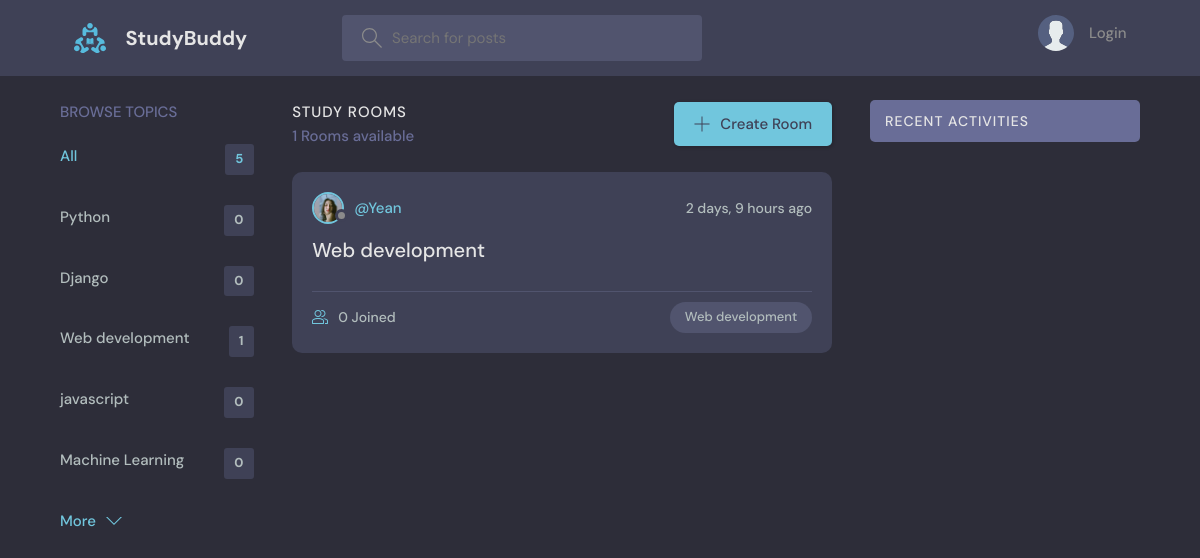
The page / on the database its author committed.
### base/models.py (models this page shows, shortened)
class Topic(models.Model):
    name = models.CharField(max_length=200)

class Room(models.Model):
    host = models.ForeignKey(User, on_delete=models.SET_NULL, null=True)
    topic = models.ForeignKey(Topic, on_delete=models.SET_NULL, null=True)
    name = models.CharField(max_length=200)
    description = models.TextField(null=True, blank=True)
    participants = models.ManyToManyField(
        User, related_name='participants', blank=True)
    updated = models.DateTimeField(auto_now=True)
    created = models.DateTimeField(auto_now_add=True)
    class Meta:
        ordering = ['-updated', '-created']

class User(AbstractUser):
    name = models.CharField(max_length=200, null=True)
    email = models.EmailField(unique=True, null=True)
    bio = models.TextField(null=True)
    groups = models.ManyToManyField(Group, related_name='custom_user_groups')
    user_permissions = models.ManyToManyField(
        Permission, related_name='custom_user_permissions')
    avatar = models.ImageField(null=True, default="avatar.svg")
    USERNAME_FIELD = 'email'
    REQUIRED_FIELDS = []

### base/views.py (the view)
# urls.py: path('', views.home, name="home"),
def home(request):
    q = request.GET.get('q') if request.GET.get('q') != None else ''
    rooms = Room.objects.filter(
        Q(topic__name__icontains=q) |
        Q(name__icontains=q) |
        Q(description__icontains=q)
    )
    topics = Topic.objects.all()[0:5]
    room_count = rooms.count()
    room_messages = Message.objects.filter(
        Q(room__topic__name__icontains=q))[0:3]
    context = {'rooms': rooms, 'topics': topics,
               'room_count': room_count, 'room_messages': room_messages}
    return render(request, 'base/home.html', context)

### base/templates/Base/home.html (shortened to what this page needs)
{% extends 'main.html' %}
{% block content %}
<main class="layout layout--3">
  <div class="container">
    {% include 'base/topics_component.html' %}
    <div class="roomList">
      <div class="roomList__header">
        <div>
          <h2>Study Rooms</h2>
          <p>{{room_count}} Rooms available</p>
        </div>
        <a class="btn btn--main" href="{% url 'create-room' %}">
          <svg version="1.1" xmlns="http://www.w3.org/2000/svg" width="32" height="32" viewBox="0 0 32 32">
            <title>add</title>
            <path
              d="M16.943 0.943h-1.885v14.115h-14.115v1.885h14.115v14.115h1.885v-14.115h14.115v-1.885h-14.115v-14.115z">
            </path>
          </svg>
          Create Room
        </a>
      </div>
      {% include 'base/feed_component.html' %}
    </div>
    {% include 'base/activity_component.html' %}
  </div>
</main>
{% endblock %}

### base/templates/Base/topics_component.html
<div class="topics">
    <div class="topics__header">
        <h2>Browse Topics</h2>
    </div>
    <ul class="topics__list">
        <li>
            <a href="{% url 'home' %}" class="active">All <span>{{topics.count}}</span></a>
        </li>
        {% for topic in topics %}
        <li>
            <a href="{% url 'home' %}?q={{topic.name}}">{{topic.name}}<span>{{topic.room_set.all.count}}</span></a>
        </li>
        {% endfor %}
    </ul>
    <a class="btn btn--link" href="{% url 'topics' %}">
        More
        <svg version="1.1" xmlns="http://www.w3.org/2000/svg" width="32" height="32" viewBox="0 0 32 32">
            <title>chevron-down</title>
            <path d="M16 21l-13-13h-3l16 16 16-16h-3l-13 13z"></path>
        </svg>
    </a>
</div>

### base/templates/Base/feed_component.html (shortened to what this page needs)
{% for room in rooms %}
<div class="roomListRoom">
    <div class="roomListRoom__header">
        <a href="{% url 'user-profile' room.host.id %}" class="roomListRoom__author">
            <div class="avatar avatar--small">
                <img src="{{room.host.avatar.url}}" />
            </div>
            <span>@{{room.host.username}}</span>
        </a>
        <div class="roomListRoom__actions">
            <span>{{room.created|timesince}} ago</span>
        </div>
    </div>
    <div class="roomListRoom__content">
        <a href="{% url 'room' room.id %}">{{room.name}}</a>
    </div>
    <div class="roomListRoom__meta">
        <a href="{% url 'room' room.id %}" class="roomListRoom__joined">
            {{room.participants.all.count}} Joined
        </a>
        <p class="roomListRoom__topic">{{room.topic.name}}</p>
    </div>
</div>
{% endfor %}

### static/styles/style.css (style rules this page uses)
:root { --color-main: #71c6dd; --color-main-light: #e1f6fb; --color-dark: #3f4156; --color-dark-medium: #51546e; --color-dark-light: #696d97; --color-light: #e5e5e5; --color-gray: #8b8b8b; --color-light-gray: #b2bdbd; --color-bg: #2d2d39; --color-success: #5dd693; --color-error: #fc4b0b; }
* { font-family: "DM Sans", -apple-system, BlinkMacSystemFont, "Segoe UI", Roboto, Oxygen, Ubuntu, Cantarell, "Open Sans", "Helvetica Neue", sans-serif; margin: 0; padding: 0; box-sizing: border-box; text-rendering: optimizeLegibility; font-size: inherit; }
html { font-size: 56.25%; }
@media only screen and (min-width: 1200px) { html { font-size: 62.5%; } }
body { line-height: 1.6; font-weight: 400; font-size: 1.5rem; color: var(--color-light-gray); background-color: var(--color-bg); min-height: 100vh; }
img { width: 100%; }
a { display: inline-block; color: var(--color-main); text-decoration: none; }
.container { max-width: 120rem; width: 90%; margin: auto; }
.btn { background-color: transparent; border: none; display: inline-flex; align-items: center; gap: 1rem; cursor: pointer; transition: all ease-in-out 0.3s; padding: 1rem 2rem; border-radius: 5px; box-shadow: 1px 1px 3px 1px rgba(0, 0, 0, 0.15); font-weight: 500; }
.btn--link { border-radius: 0; padding: 0; color: var(--color-main); box-shadow: none; }
.btn--main { background-color: var(--color-main); color: var(--color-dark); }
.btn > svg { fill: currentColor; width: 1.6rem; height: 1.6rem; }
.avatar { position: relative; display: inline-block; border-radius: 50%; border: 2px solid var(--color-main); }
.avatar img { display: block; border-radius: 50%; object-fit: cover; object-position: center; }
.avatar::after { content: ""; display: block; position: absolute; background-color: var(--color-gray); z-index: 111; border-radius: 50%; border: 0.3rem solid var(--color-dark); }
.avatar.avatar--small img { width: 2.8rem; height: 2.8rem; }
.avatar.avatar--small:after { width: 0.7rem; height: 0.7rem; bottom: 0px; right: -6px; }
.layout { margin-top: 2.4rem; }
.layout > .container { display: flex; justify-content: space-between; align-items: flex-start; }
.layout--3 > .container > div:first-child { flex-basis: 18%; max-width: 22.5rem; }
.layout--3 > .container > div:nth-child(2) { flex-basis: 50%; }
.topics__header { margin-bottom: 2rem; }
.topics__header h2 { text-transform: uppercase; font-weight: 500; color: var(--color-dark-light); }
.topics__list { list-style: none; }
.topics__list li a { display: flex; justify-content: space-between; margin-bottom: 3rem; font-weight: 500; color: var(--color-light-gray); transition: all 0.3s ease-in-out; }
.topics__list li a.active, .topics__list li a:hover { color: var(--color-main); }
.topics__list li a span { padding: 0.5rem 1rem; background-color: var(--color-dark); border-radius: 3px; font-size: 1.3rem; font-weight: 700; letter-spacing: 1px; }
.roomList__header { display: flex; justify-content: space-between; align-items: center; margin-bottom: 2.4rem; }
.roomList__header h2 { text-transform: uppercase; font-weight: 500; color: var(--color-light); letter-spacing: 1px; }
.roomList__header p { font-weight: 500; color: var(--color-dark-light); }
.roomListRoom { margin-bottom: 2.4rem; background-color: var(--color-dark); border-radius: 1rem; padding: 2rem; }
.roomListRoom__header { display: flex; justify-content: space-between; align-items: center; }
.roomListRoom__author { font-weight: 500; display: flex; align-items: center; gap: 1rem; }
.roomListRoom__actions { display: flex; align-items: flex-start; gap: 1rem; position: relative; }
.roomListRoom__actions span { font-size: 1.4rem; font-weight: 500; }
.roomListRoom__content { margin: 1rem 0; }
.roomListRoom__content a { font-size: 2rem; font-weight: 500; margin-bottom: 1.5rem; color: var(--color-light); transition: all 0.3s ease-in-out; }
.roomListRoom__meta { border-top: 1px solid var(--color-dark-medium); padding-top: 1rem; display: flex; align-items: center; justify-content: space-between; }
.roomListRoom__joined { color: var(--color-light-gray); display: flex; align-items: center; gap: 1rem; font-size: 1.4rem; font-weight: 500; }
.roomListRoom__joined svg { fill: var(--color-main); width: 1.6rem; height: 1.6rem; }
.roomListRoom__topic { padding: 5px 1.5rem; background-color: var(--color-dark-medium); border-radius: 5rem; font-weight: 500; font-size: 1.3rem; }

### rows shown on the page
Topic: name "Python", room_set.all.count "0"
Topic: name "Django", room_set.all.count "0"
Topic: name "Web development", room_set.all.count "1"
Topic: name "javascript", room_set.all.count "0"
Topic: name "Machine Learning", room_set.all.count "0"
Room: host.avatar (picture), host.username "Yean", created "2 days, 9 hours", name "Web development", participants.all.count "0", topic.name "Web development"

### other values the page prints
{{ topics.count }} "5"
{{ room_count }} "1"
